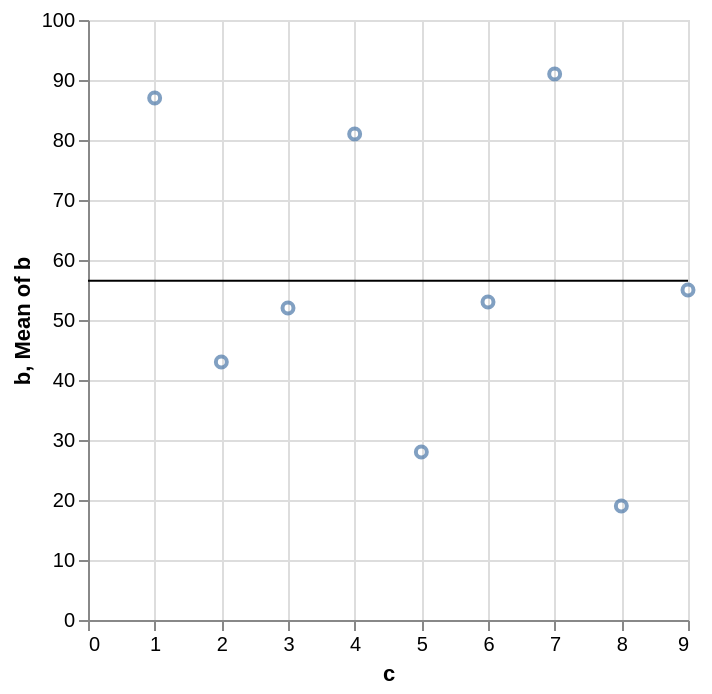

Write the Vega-Lite specification saved for this chart.
### Vega specification from a JSON file in a GitHub repository (floating-point values rounded to 4 significant figures)
{"$schema": "https://vega.github.io/schema/vega/v6.json", "background": "white", "padding": 5, "width": 300, "height": 300, "style": "cell", "data": [{"name": "source_0", "values": [{"a": "A", "b": 28, "c": 5, "g": "x"}, {"a": "B", "b": 55, "c": 9, "g": "y"}, {"a": "C", "b": 43, "c": 2, "g": "x"}, {"a": "D", "b": 91, "c": 7, "g": "y"}, {"a": "E", "b": 81, "c": 4, "g": "x"}, {"a": "F", "b": 53, "c": 6, "g": "y"}, {"a": "G", "b": 19, "c": 8, "g": "x"}, {"a": "H", "b": 87, "c": 1, "g": "y"}, {"a": "I", "b": 52, "c": 3, "g": "x"}]}, {"name": "data_1", "source": "source_0", "transform": [{"type": "filter", "expr": "isValid(datum[\"c\"]) && isFinite(+datum[\"c\"]) && isValid(datum[\"b\"]) && isFinite(+datum[\"b\"])"}]}, {"name": "data_2", "source": "source_0", "transform": [{"type": "aggregate", "groupby": [], "ops": ["mean"], "fields": ["b"], "as": ["mean_b"]}, {"type": "filter", "expr": "isValid(datum[\"mean_b\"]) && isFinite(+datum[\"mean_b\"])"}]}], "marks": [{"name": "layer_0_marks", "type": "symbol", "style": ["point"], "from": {"data": "data_1"}, "encode": {"update": {"opacity": {"value": 0.7}, "fill": {"value": "transparent"}, "stroke": {"value": "#4c78a8"}, "ariaRoleDescription": {"value": "point"}, "description": {"signal": "\"c: \" + (format(datum[\"c\"], \"\")) + \"; b: \" + (format(datum[\"b\"], \"\"))"}, "x": {"scale": "x", "field": "c"}, "y": {"scale": "y", "field": "b"}}}}, {"name": "layer_1_marks", "type": "rule", "style": ["rule"], "from": {"data": "data_2"}, "encode": {"update": {"stroke": {"value": "black"}, "description": {"signal": "\"Mean of b: \" + (format(datum[\"mean_b\"], \"\"))"}, "x": {"field": {"group": "width"}}, "x2": {"value": 0}, "y": {"scale": "y", "field": "mean_b"}}}}], "scales": [{"name": "x", "type": "linear", "domain": {"data": "data_1", "field": "c"}, "range": [0, {"signal": "width"}], "nice": true, "zero": true}, {"name": "y", "type": "linear", "domain": {"fields": [{"data": "data_1", "field": "b"}, {"data": "data_2", "field": "mean_b"}]}, "range": [{"signal": "height"}, 0], "nice": true, "zero": true}], "axes": [{"scale": "x", "orient": "bottom", "gridScale": "y", "grid": true, "tickCount": {"signal": "ceil(width/40)"}, "domain": false, "labels": false, "aria": false, "maxExtent": 0, "minExtent": 0, "ticks": false, "zindex": 0}, {"scale": "y", "orient": "left", "gridScale": "x", "grid": true, "tickCount": {"signal": "ceil(height/40)"}, "domain": false, "labels": false, "aria": false, "maxExtent": 0, "minExtent": 0, "ticks": false, "zindex": 0}, {"scale": "x", "orient": "bottom", "grid": false, "title": "c", "labelFlush": true, "labelOverlap": true, "tickCount": {"signal": "ceil(width/40)"}, "zindex": 0}, {"scale": "y", "orient": "left", "grid": false, "title": "b, Mean of b", "labelOverlap": true, "tickCount": {"signal": "ceil(height/40)"}, "zindex": 0}]}
